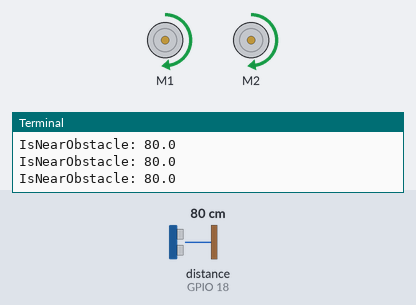
Bench run of a program on a simulated Raspberry Pi (BCM pin numbers). Shown: 2 × DC motor (green arrow = forward, orange = backward, longer = faster), the last lines printed to the terminal. The inputs (shaded band) are chosen by the test bench; at power-on: distance to the obstacle (sensor on GPIO 18) 80 cm. The echo pulse lasts 58.3 µs per cm; motors are numbered in the order the program creates them (left before right in a Robot).

Above: at 1.2 s.
1.3 s: distance to the obstacle (sensor on GPIO 18) set to 16 cm
2.8 s: distance to the obstacle (sensor on GPIO 18) set to 13 cm
At 3.4 s:
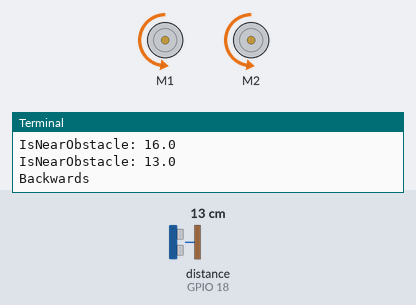
At 4.1 s:
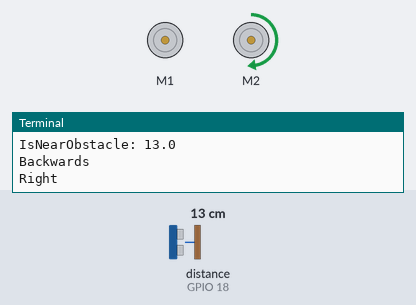
Timing chart, 0 to 11.8 s (numbered marks = the images above; inputs shaded):
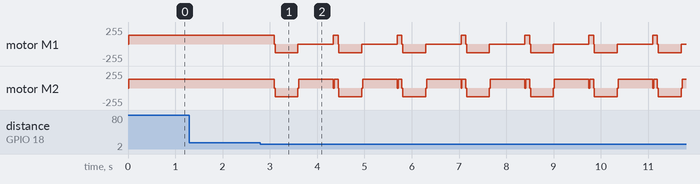

Measured:
- the behaviour switches between 15 and 14 cm on distance to the obstacle (sensor on GPIO 18) (found by bisection; images 0 and 1)

The program:

9-avoidance.py
```python
# CamJam EduKit 3 - Robotics
# Worksheet 9 - Obstacle Avoidance

import time  # Import the Time library
from gpiozero import CamJamKitRobot, DistanceSensor  # Import GPIO Zero Libraries

# Define GPIO pins to use for the distance sensor
pintrigger = 17
pinecho = 18

robot = CamJamKitRobot()
sensor = DistanceSensor(echo=pinecho, trigger=pintrigger)

# Distance Variables
hownear = 15.0
reversetime = 0.5
turntime = 0.75

# Set the relative speeds of the two motors, between 0.0 and 1.0
leftmotorspeed = 0.5
rightmotorspeed = 0.5

motorforward = (leftmotorspeed, rightmotorspeed)
motorbackward = (-leftmotorspeed, -rightmotorspeed)
motorleft = (leftmotorspeed, 0)
motorright = (0, rightmotorspeed)


# Return True if the ultrasonic sensor sees an obstacle
def isnearobstacle(localhownear):
    distance = sensor.distance * 100

    print("IsNearObstacle: " + str(distance))
    if distance < localhownear:
        return True
    else:
        return False


# Move back a little, then turn right
def avoidobstacle():
    # Back off a little
    print("Backwards")
    robot.value = motorbackward
    time.sleep(reversetime)
    robot.stop()

    # Turn right
    print("Right")
    robot.value = motorright
    time.sleep(turntime)
    robot.stop()


# Your code to control the robot goes below this line
try:
    # repeat the next indented block forever
    while True:
        robot.value = motorforward
        time.sleep(0.1)
        if isnearobstacle(hownear):
            robot.stop()
            avoidobstacle()

# If you press CTRL+C, cleanup and stop
except KeyboardInterrupt:
    robot.stop()
```
